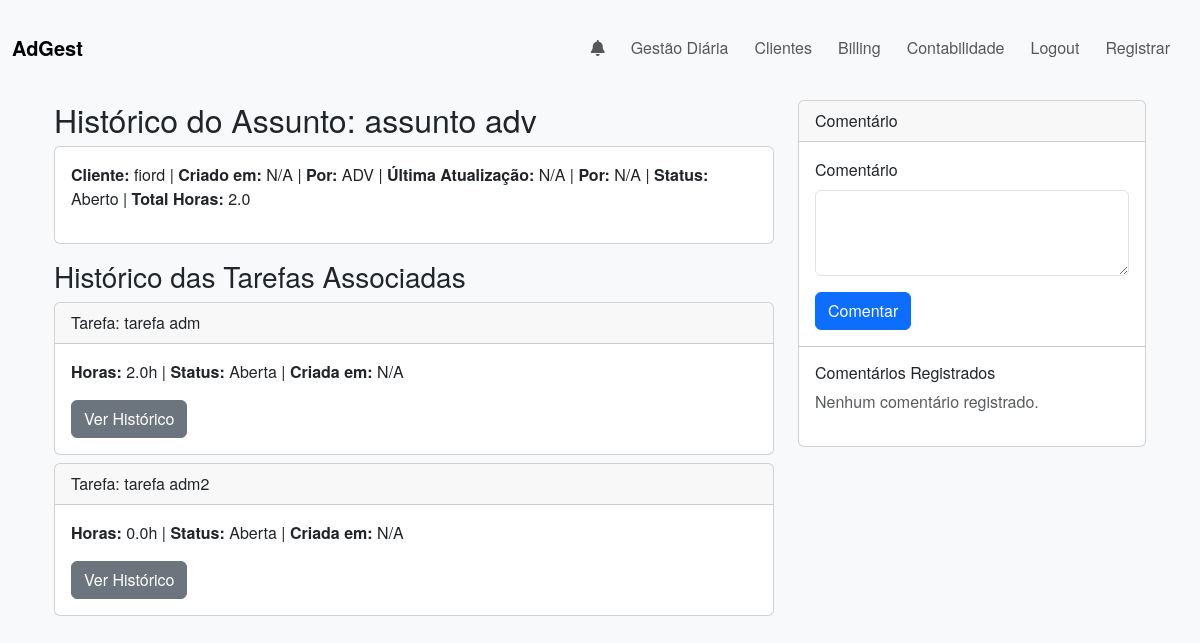
Before: /history/assunto/17 (signed in) with the older database file.
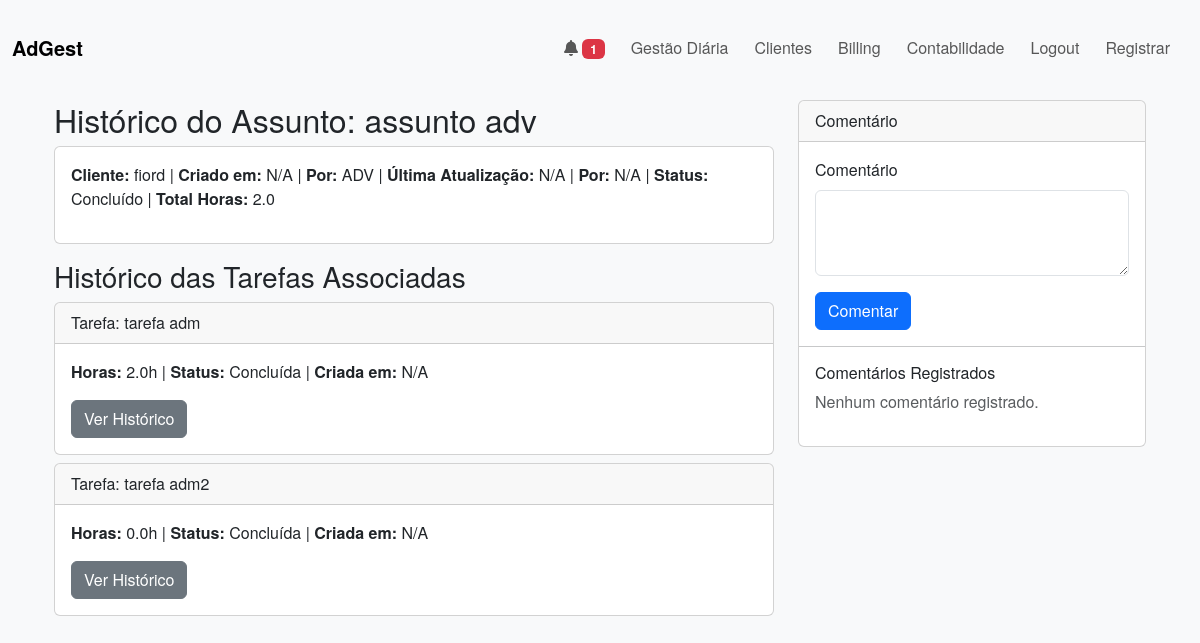
After: the same page with the newer database file.
### app/models.py (models this page shows, shortened)
class Tarefa(db.Model):
    __tablename__ = 'tarefas'
    id = db.Column(db.Integer, primary_key=True)
    user_id = db.Column(db.Integer, db.ForeignKey('users.id'), nullable=False)
    assunto_id = db.Column(db.Integer, db.ForeignKey('assuntos.id'), nullable=False)
    nome_tarefa = db.Column(db.String(100), nullable=False)
    descricao = db.Column(db.String(200), nullable=True)
    due_date = db.Column(db.Date, nullable=True)
    sort_order = db.Column(db.Integer, default=0)
    is_completed = db.Column(db.Boolean, default=False)
    horas = db.Column(db.Float, default=0.0)
    is_billed = db.Column(db.Boolean, default=False)
    data_conclusao = db.Column(db.Date, nullable=True)
    completed_by = db.Column(db.Integer, db.ForeignKey('users.id'), nullable=True)
    created_at = db.Column(db.DateTime, default=datetime.utcnow)
    updated_at = db.Column(db.DateTime, onupdate=datetime.utcnow)
    user = db.relationship("User", backref="tarefas_criadas", foreign_keys=lambda: [Tarefa.__table__.c.user_id])

### app/routes.py (the view)
@main.route('/history/assunto/<int:assunto_id>')
@login_required
def history_assunto(assunto_id):
    assunto = Assunto.query.get_or_404(assunto_id)
    assunto_history = []  # Não estamos utilizando o histórico do assunto
    total_horas = sum([t.horas for t in assunto.tarefas.all()])
    tasks_history = {}
    for tarefa in assunto.tarefas.all():
        tarefa_history = TarefaHistory.query.filter_by(tarefa_id=tarefa.id)\
                                            .order_by(TarefaHistory.changed_at.desc())\
                                            .all()
        tasks_history[tarefa.id] = tarefa_history
    comments = Comment.query.filter_by(object_type='assunto', object_id=assunto_id)\
                            .order_by(Comment.created_at.desc())\
                            .all()
    form = CommentForm()
    user_ids = set()
    for t_hist_list in tasks_history.values():
        for hist in t_hist_list:
            user_ids.add(hist.changed_by)
    from app.models import User
    users = User.query.filter(User.id.in_(list(user_ids))).all()
    user_dict = {user.id: user for user in users}
    last_update = None
    last_update_user_id = None
    for tarefa in assunto.tarefas.all():
        for hist in tasks_history.get(tarefa.id, []):
            if last_update is None or hist.changed_at > last_update:
                last_update = hist.changed_at
                last_update_user_id = hist.changed_by
    return render_template('history_assunto.html',
                           assunto=assunto,
                           history_entries=assunto_history,
                           tasks_history=tasks_history,
                           comments=comments,
                           form=form,
                           user_dict=user_dict,
                           total_horas=total_horas,
                           last_update=last_update,
                           last_update_user_id=last_update_user_id)

### app/forms.py
class CommentForm(FlaskForm):
    comment_text = TextAreaField('Comentário', validators=[DataRequired()])
    submit = SubmitField('Comentar')

### app/routes.py (called while the page is built)
@main.context_processor
def inject_notifications():
    if current_user.is_authenticated:
        notifs_nao_lidas = Notification.query.filter_by(
            user_id=current_user.id, is_read=False
        ).order_by(Notification.timestamp.desc()).all()
        unread = len(notifs_nao_lidas)
        return dict(notifications=notifs_nao_lidas, unread_count=unread)
    return dict(notifications=[], unread_count=0)

### app/templates/history_assunto.html (shortened to what this page needs)
{% extends "base.html" %}
{% block content %}
<div class="container my-4">
  <div class="row">
    <div class="col-md-8">
      <h2>Histórico do Assunto: {{ assunto.nome_assunto }}</h2>
      <div class="card mb-3">
        <div class="card-body">
          <p>
            <strong>Cliente:</strong> {{ assunto.client.name }} |
            <strong>Criado em:</strong> {{ assunto.created_at.strftime('%d/%m/%Y %H:%M') if assunto.created_at else 'N/A' }} |
            <strong>Por:</strong> {{ assunto.user.nickname }} |
            <strong>Última Atualização:</strong>
            {% if last_update %}
              {{ last_update.strftime('%d/%m/%Y %H:%M') }}
            {% else %}
              N/A
            {% endif %} |
            <strong>Por:</strong>
            {% if last_update and last_update_user_id in user_dict %}
              {{ user_dict[last_update_user_id].nickname }}
            {% else %}
              N/A
            {% endif %} |
            <strong>Status:</strong> {% if assunto.is_completed %}Concluído{% else %}Aberto{% endif %} |
            <strong>Total Horas:</strong> {{ total_horas }}
          </p>
        </div>
      </div>
      <div class="mb-3">
        <h3>Histórico das Tarefas Associadas</h3>
        {% if assunto.tarefas.count() > 0 %}
          {% for tarefa in assunto.tarefas.all() %}
            <div class="card mb-2">
              <div class="card-header">
                Tarefa: {{ tarefa.nome_tarefa }}
              </div>
              <div class="card-body">
                <p>
                  <strong>Horas:</strong> {{ tarefa.horas }}h |
                  <strong>Status:</strong> {% if tarefa.is_completed %}Concluída{% else %}Aberta{% endif %} |
                  <strong>Criada em:</strong> {% if tarefa.created_at %}{{ tarefa.created_at.strftime('%d/%m/%Y %H:%M') }}{% else %}N/A{% endif %}
                </p>
                <button class="btn btn-secondary" type="button"
                        data-bs-toggle="collapse"
                        data-bs-target="#hist-tarefa-{{ tarefa.id }}"
                        aria-expanded="false"
                        aria-controls="hist-tarefa-{{ tarefa.id }}">
                  Ver Histórico
                </button>
                  {% set tarefa_hist = tasks_history[tarefa.id] %}
              </div>
            </div>
          {% endfor %}
        {% endif %}
      </div>
    </div>
    <div class="col-md-4">
      <div class="card">
        <div class="card-header">
          Comentário
        </div>
        <div class="card-body">
          <form action="{{ url_for('main.add_comment') }}" method="POST">
            <div class="mb-3">
              {{ form.comment_text.label(class="form-label") }}
              {{ form.comment_text(rows=3, class="form-control") }}
            </div>
            <button type="submit" class="btn btn-primary">{{ form.submit.label.text }}</button>
          </form>
        </div>
        {% if comments %}
        <hr class="my-0">
        <div class="card-body">
          <h6>Comentários Registrados</h6>
          <ul class="list-group list-group-flush">
            {% for comment in comments %}
              <li class="list-group-item">
                {{ comment.user.nickname }}
                | {{ comment.created_at.strftime('%d/%m/%Y %H:%M') }}
                | {{ comment.comment_text }}
              </li>
            {% endfor %}
          </ul>
        </div>
        {% else %}
        <hr class="my-0">
        <div class="card-body">
          <h6>Comentários Registrados</h6>
          <p class="text-muted">Nenhum comentário registrado.</p>
        </div>
        {% endif %}
      </div>
    </div>
  </div>
</div>
{% endblock %}

Changed rows visible on the page:
changed Tarefa "tarefa adm": is_completed "Aberta" → "Concluída"
changed Tarefa "tarefa adm2": is_completed "Aberta" → "Concluída"
Other visible differences:
{{ unread_count }}: (not shown) → "1"
text no longer shown: "Aberto"
text now shown: "Concluído"
